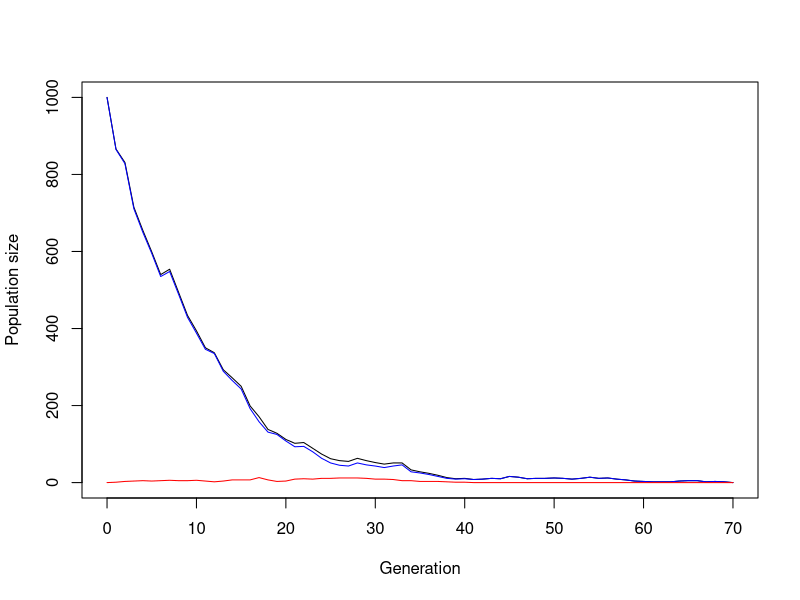
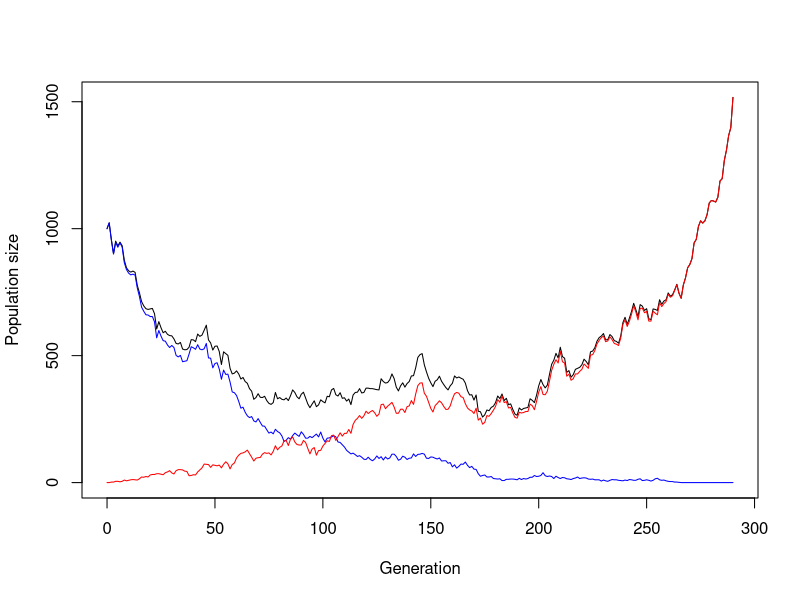
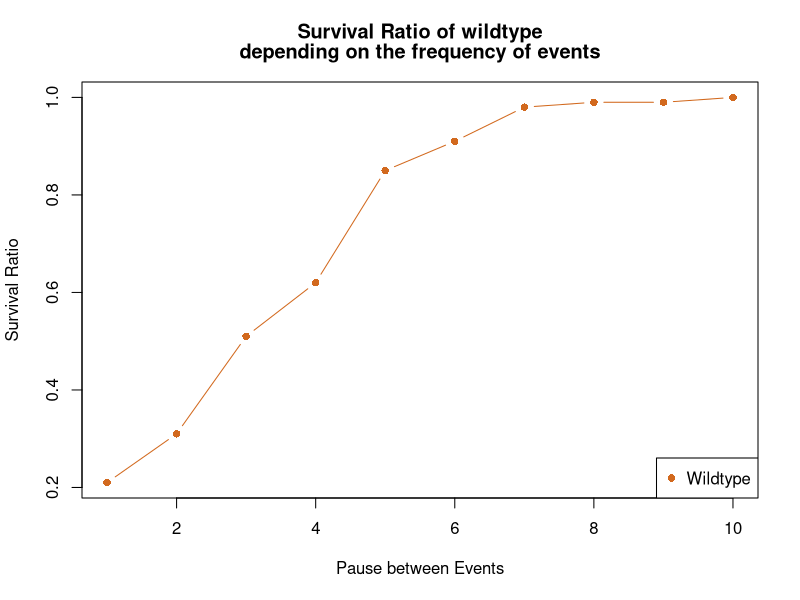
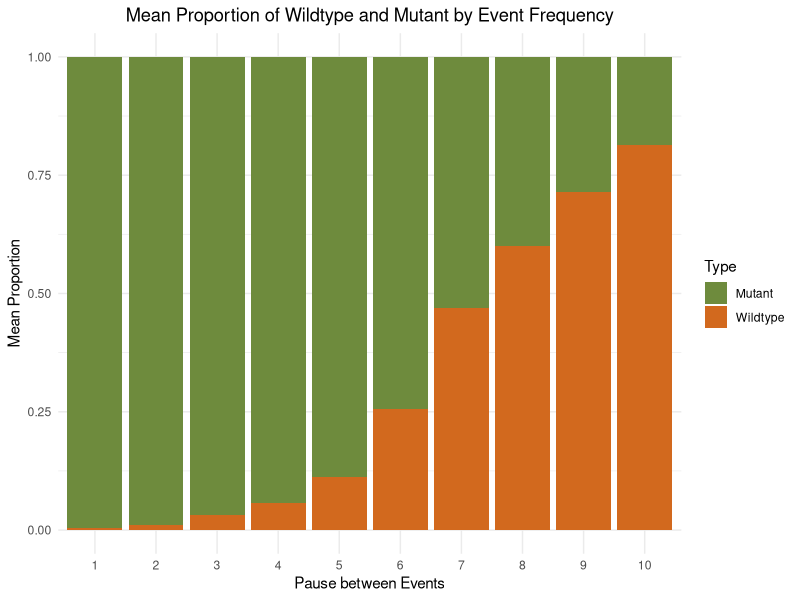
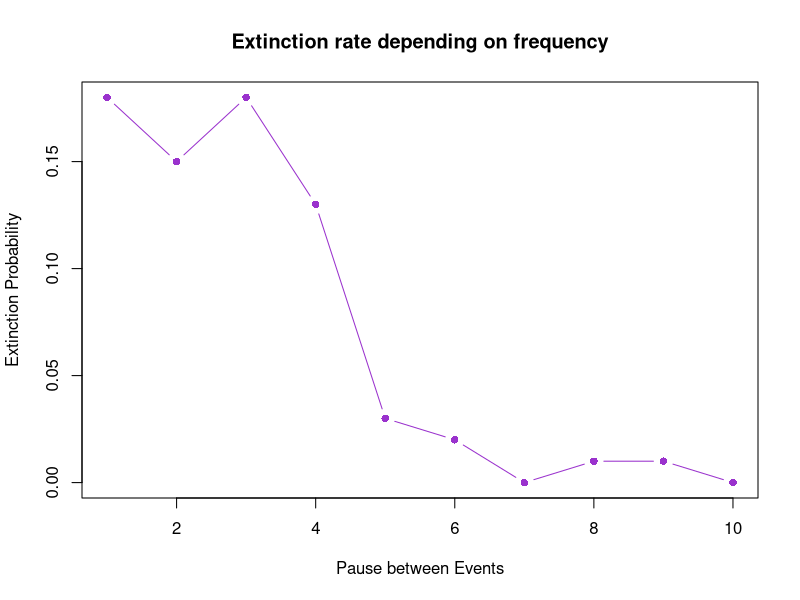
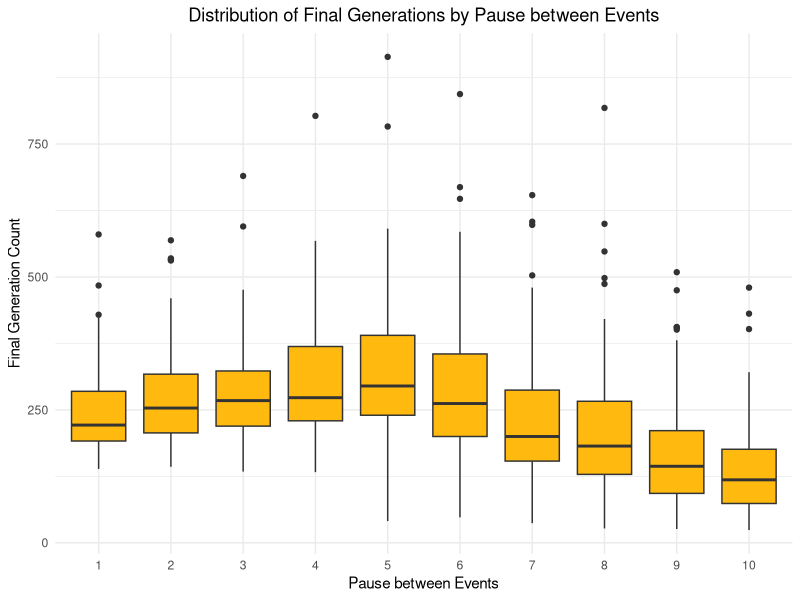
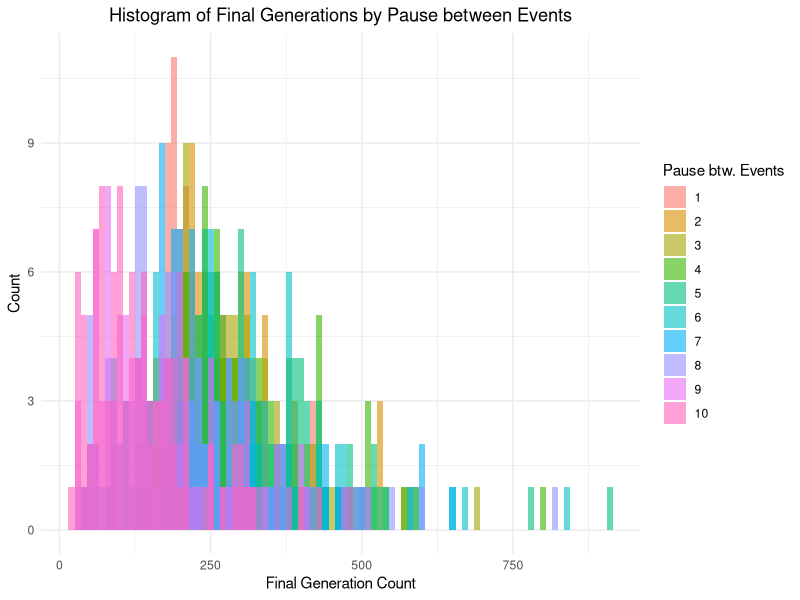
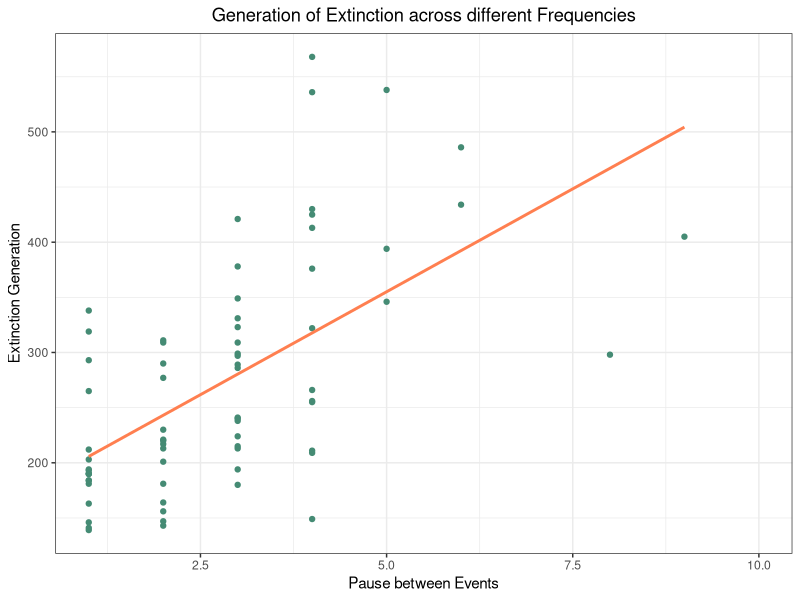

The R script that drew these images, in order:
## ---- chunk 1
#Original

simulate_one_gen <- function(N_a, N_A, decay_rate, sel_coeff, mut_rate) {
  # draw offspring according to Poisson distribution
  offsp_a <- rpois(1, N_a * (1-decay_rate))
  offsp_A <- rpois(1, N_A * (1-decay_rate+sel_coeff))
  # draw new mutants according to Poisson distribution
  mut_a_to_A <- rpois(1, offsp_a * mut_rate)
  
  # determine new population sizes of wild type and mutant
  N_a_new <- max(offsp_a - mut_a_to_A, 0)
  N_A_new <-  offsp_A + mut_a_to_A
  
  return(c(N_a_new, N_A_new))
}
# Test the function
print(simulate_one_gen(100,0,0.1,0.2,0.0))
## ---- chunk 2
#Original

simulate_pop <- function(N_init_a, N_init_A, decay_rate, sel_coeff, mut_rate, t_max) {
  # Create the vector in which to save the results
  pop_vector <- c(N_init_a, N_init_A)
  # initiate the variables
  pop_new <- c(N_init_a, N_init_A)
  
  # run the simulation until generation t_max
  for (i in 1:t_max+1) {
    # redefine the current population one generation later
    pop_new <- simulate_one_gen(pop_new[1],pop_new[2], decay_rate, sel_coeff, mut_rate)
    # add the new population sizes to the output vector
    pop_vector <- rbind(pop_vector,pop_new)
    # condition to stop the simulation before t_max: either the population exceeds 1.5 times the original population size, or it goes extinct
    if (pop_new[1]+pop_new[2]>=1.5*(N_init_a+ N_init_A) | pop_new[1]+pop_new[2]==0) break
  }
  
  # define the row and column names of the output vector
  rownames(pop_vector) <- (0:t_max)[1:length(pop_vector[,1])] # note that the vector has to be cut if the simulation stopped early
  colnames(pop_vector) <- c("a","A")
  # return the result
  return(pop_vector)	
}


# Test the function and plot the result
# set t_max to a value to be used througout
max_gen <- 1000
# create your simulation data, without mut_rate & sel_coeff and a higher decay_rate
output <- simulate_pop(1000,0,0.1,0.2,0.001,max_gen)
# show the last few lines of the data table
print(output)
# plot the output - note that the plot range and the x axis have to be adjusted based on the length of the table
# determine x axis range 
x_range <- 0:(length(output[,1])-1)
# this plots the total population size
plot(x_range,output[,1]+output[,2],type='l',ylim=c(0,max(output[,1]+output[,2])),xlab = "Generation",ylab = "Population size")
# add number of wild type individuals
lines(x_range,output[,1], col="blue")
# add number of mutant individuals
lines(x_range,output[,2], col="red")
## ---- chunk 3
t_pause = 1 #t_switch, time between events
t_event = 5 #duration of event (Working: 5)
t_switch = t_pause
sel_coeff = 0.0

#flooding_table <- c()

simulate_pop <- function(N_init_a, N_init_A, decay_rate, sel_coeff, mut_rate, t_max, t_pause) {
  # Create the vector in which to save the results
  pop_vector <- c(N_init_a, N_init_A)
  # initiate the variables
  pop_new <- c(N_init_a, N_init_A)
  
  ph = 0 #phase in the beginning of the simulation

  
  # run the simulation until generation t_max
  for (i in 1:t_max+1) {
    if(ph %%2 == 0){ #checking in which phase the simulation is, still needs fine-tuning
    decay_rate = -0.02 #no event - parameters
    sel_coeff = -0.015 #(Working: -0.02 & -0.015)
  }else{
    decay_rate = 0.03 #event - parameters
    sel_coeff = 0.05 #(Working: 0.03 & 0.05)
  }

  if (i >= t_switch) { #changing the phase number, if the simulation is at the end of the phase
    if(ph %% 2 == 0) {
      t_switch = t_switch + t_event
      ph = ph + 1
    }else{
      t_switch = t_switch + t_pause
      ph = ph + 1
    }
  }
    
    # redefine the current population one generation later
    pop_new <- simulate_one_gen(pop_new[1],pop_new[2], decay_rate, sel_coeff, mut_rate)
    # add the new population sizes to the output vector
    pop_vector <- rbind(pop_vector,pop_new)
    # condition to stop the simulation before t_max: either the population exceeds 1.5 times the original population size, or it goes extinct
    if (pop_new[1]+pop_new[2]>=1.5*(N_init_a+ N_init_A) | pop_new[1]+pop_new[2]==0) break
  }
  
  # define the row and column names of the output vector
  rownames(pop_vector) <- (0:t_max)[1:length(pop_vector[,1])] # note that the vector has to be cut if the simulation stopped early
  colnames(pop_vector) <- c("WT","Mut")
  # return the result
  return(pop_vector)	
}

# Test the function and plot the result
# set t_max to a value to be used throughout
max_gen <- 1000
# create your simulation data
output <- simulate_pop(1000,0,0.35,0.01,0.001,max_gen, t_pause) #(Working: 1000, 0, 0.35, 0.01, 0.001, max_gen)
# show the last few lines of the data table
print(tail(output))
# plot the output - note that the plot range and the x axis have to be adjusted based on the length of the table
# determine x axis range 
x_range <- 0:(length(output[,1])-1)
# this plots the total population size
plot(x_range,output[,1]+output[,2],type='l',ylim=c(0,max(output[,1]+output[,2])),xlab = "Generation",ylab = "Population size")
# add number of wild type individuals
lines(x_range,output[,1], col="blue")
# add number of mutant individuals
lines(x_range,output[,2], col="red")

## ---- chunk 4
# Set some parameters to fixed values
init_a <- 1000
init_A <- 0
m_rate <- 0.001
max_gen <- 1000
no_replicates <- 100

# Frequencies to vary
frequencies <- c(1:10)

# Initialize data tables to collect results
data_table_Pop <- c()
data_table_Nw <- c()
data_table_Nm <- c()
data_table_comp <- c()

# Initialize counters for survival
surviving_Nw <- numeric(length(frequencies))
surviving_Nm <- numeric(length(frequencies))

# Run the simulation across all chosen parameters
for (t_pause in frequencies) {
  i <- 1
  repeat {
    # Run the simulation once
    one_run <- simulate_pop(init_a, init_A, 0, 0, m_rate, max_gen, t_pause)
    
    # Determine the final sizes of the populations
    size_wt <- one_run[nrow(one_run), 1]
    size_mut <- one_run[nrow(one_run), 2]
    
    # Count surviving populations
    if (size_wt > 0) {
      surviving_Nw[t_pause] <- surviving_Nw[t_pause] + 1
    }
    if (size_mut > 0) {
      surviving_Nm[t_pause] <- surviving_Nm[t_pause] + 1
    }

    # Enter the data into the tables
    final_size <- size_wt + size_mut
    final_gen <- nrow(one_run)
    
    data_table_Pop <- rbind(data_table_Pop, c(t_pause, final_size, final_gen))
    data_table_Nw <- rbind(data_table_Nw, c(t_pause, size_wt, final_gen))
    data_table_Nm <- rbind(data_table_Nm, c(t_pause, size_mut, final_gen))
    
    portion_WT <- size_wt / final_size
    portion_Mut <- size_mut / final_size
    
    data_table_comp <- rbind(data_table_comp, c(t_pause, portion_WT, portion_Mut))
    
    # Stop after the specified number of replicates
    if (i >= no_replicates) break
    i <- i + 1
  }
}

# Define column names of data tables
colnames(data_table_Pop) <- c("f", "Final Pop", "final_gen")
colnames(data_table_Nw) <- c("f", "Final WT", "final_gen")
colnames(data_table_Nm) <- c("f", "Final Mut", "final_gen")
colnames(data_table_comp) <- c("f", "Proportion_WT", "Proportion_Mut")

# Calculate ratios of surviving populations
ratios <- data.frame(
  t_pause = frequencies,
  Nw_survival_ratio = surviving_Nw / no_replicates,
  Nm_survival_ratio = surviving_Nm / no_replicates
)

#plot(ratios[,1], ratios[,2], xlab = "Frequencies of events", ylab = "Survival-ratio", main = "Survival-ratio of WT", col = "chocolate", type = "p", )
#lines(ratios[,1], ratios[,3], col = "darkolivegreen4", type = "l")

## ---- chunk 5
# Ensure ratios are numeric
ratios$t_pause <- as.numeric(as.character(ratios$t_pause))
ratios$Nw_survival_ratio <- as.numeric(as.character(ratios$Nw_survival_ratio))
ratios$Nm_survival_ratio <- as.numeric(as.character(ratios$Nm_survival_ratio))

# Plot for Wildtype survival ratio
#par(mfrow = c(1,2))

plot(ratios$t_pause, ratios$Nw_survival_ratio, 
     xlab = "Pause between Events", 
     ylab = "Survival Ratio", 
     main = c(paste("Survival Ratio of wildtype"), paste("depending on the frequency of events")), 
     col = "chocolate", 
     type = "b",
     pch = c(16))  # Use a solid circle for points

# Add lines for Mutation survival ratio
#plot(ratios$t_pause, ratios$Nm_survival_ratio, 
      #col = "darkolivegreen4", 
      #type = "b")  # Use points and lines

# Optionally, add a legend
legend("bottomright", legend = c("Wildtype"), 
       col = c("chocolate"),
       pch = c(16, NA))

## ---- chunk 6
mean_comp_tot <- c()

mean_comp_WT <- aggregate(data_table_comp[,2]~ f, data = data_table_comp, FUN = mean)
mean_comp_Mut <- aggregate(data_table_comp[,3] ~ f, data = data_table_comp, FUN = mean)
mean_comp_tot <- rbind(mean_comp_tot, c(mean_comp_WT, mean_comp_Mut))

# Load necessary libraries
library(ggplot2)
library(dplyr)
library(tidyr)

# Combine the two data frames into one
# Ensure the names are consistent for merging
colnames(mean_comp_WT) <- c("f", "Proportion_WT")
colnames(mean_comp_Mut) <- c("f", "Proportion_Mut")

# Merge the data
mean_comp <- merge(mean_comp_WT, mean_comp_Mut, by = "f")

# Reshape the data into long format for ggplot2
mean_comp_long <- mean_comp %>%
  pivot_longer(cols = c("Proportion_WT", "Proportion_Mut"), 
               names_to = "Type", 
               values_to = "Proportion")

# Plot the stacked bar chart
ggplot(mean_comp_long, aes(x = as.factor(f), y = Proportion, fill = Type)) +
  geom_bar(stat = "identity", position = "stack") +
  labs(x = "Pause between Events", 
       y = "Mean Proportion", 
       title = "Mean Proportion of Wildtype and Mutant by Event Frequency") +
  scale_fill_manual(values = c("Proportion_WT" = "chocolate", "Proportion_Mut" = "darkolivegreen4"),
                    labels = c("Mutant","Wildtype")) +
  theme_minimal() +
    theme(plot.title = element_text(hjust = 0.5))  # Center the title



#library(ggplot2)

#ggplot(data_table_comp, aes(fill=condition, y=data_table_comp$, x=specie)) + 
    #geom_bar(position="dodge", stat="identity")

## ---- chunk 7
#data_table_Pop
# Ensure data_table_Pop is a data frame
data_table_Pop <- as.data.frame(data_table_Pop)

# Set column names (if not already set)
colnames(data_table_Pop) <- c("f", "Final_Pop", "final_gen")

# Initialize a vector to store extinction ratios for each frequency
extinction_ratios <- numeric(length(frequencies))

# Calculate extinction ratios for each frequency
for (t_pause in frequencies) {
  # Filter data for the current frequency
  current_data <- subset(data_table_Pop, f == t_pause)
  
  # Count how many populations went extinct (Final Pop == 0)
  extinct_count <- sum(current_data$Final_Pop == 0)
  
  # Calculate the extinction ratio (extinct_count / no_replicates)
  extinction_ratios[t_pause] <- extinct_count / no_replicates
}

# Create a data frame for extinction ratios
extinction_df <- data.frame(
  t_pause = frequencies,
  extinction_ratio = extinction_ratios
)

# Print or view the extinction ratios
print(extinction_df)

plot(extinction_df[,1], extinction_df[,2], 
     type = "b", 
     pch = 16, 
     col = "darkorchid3",
     ylab = "Extinction Probability", 
     xlab = "Pause between Events",
     main = "Extinction rate depending on frequency")

## ---- chunk 8
ggplot(data_table_Pop, aes(x = as.factor(f), y = final_gen)) +
  geom_boxplot(fill = "darkgoldenrod1") +
  labs(x = "Pause between Events", y = "Final Generation Count", 
       title = "Distribution of Final Generations by Pause between Events") +
  theme_minimal() +
  theme(plot.title = element_text(hjust = 0.5))  # Center the title


## ---- chunk 9
ggplot(data_table_Pop, aes(x = final_gen, fill = as.factor(f))) +
  geom_histogram(binwidth = 10, position = "identity", alpha = 0.6) +
  labs(x = "Final Generation Count", y = "Count", 
       title = "Histogram of Final Generations by Pause between Events") +
  theme_minimal() +
  scale_fill_discrete(name = "Pause btw. Events") +
  theme(plot.title = element_text(hjust = 0.5))  # Center the title

## ---- chunk 10

# Filter for populations that went extinct (Final_Pop == 0)
extinct_pop <- subset(data_table_Pop, Final_Pop == 0)

# Select only the frequency and generation of extinction
extinct_data <- extinct_pop[, c("f", "final_gen")]

# Optionally, rename columns for clarity
colnames(extinct_data) <- c("Frequency", "Extinction_Generation")

# View or print the resulting data
print(extinct_data)

#Plot the data
ggplot(extinct_data, aes(x=Frequency, y=Extinction_Generation)) +
       geom_point(col = "aquamarine4", pch = 19) +
  xlim(c(1,10)) +
  geom_smooth(method=lm , color="coral", se=FALSE) + 
  labs(title = "Generation of Extinction across different Frequencies", x = "Pause between Events", y = "Extinction Generation") +
  theme_bw() +
  theme(
    legend.position = c(.95, .95),
    legend.justification = c("right", "top"),
    legend.box.just = "right",
    legend.margin = margin(6, 6, 6, 6)
    ) +
  theme(plot.title = element_text(hjust = 0.5)) # Center the title
  





